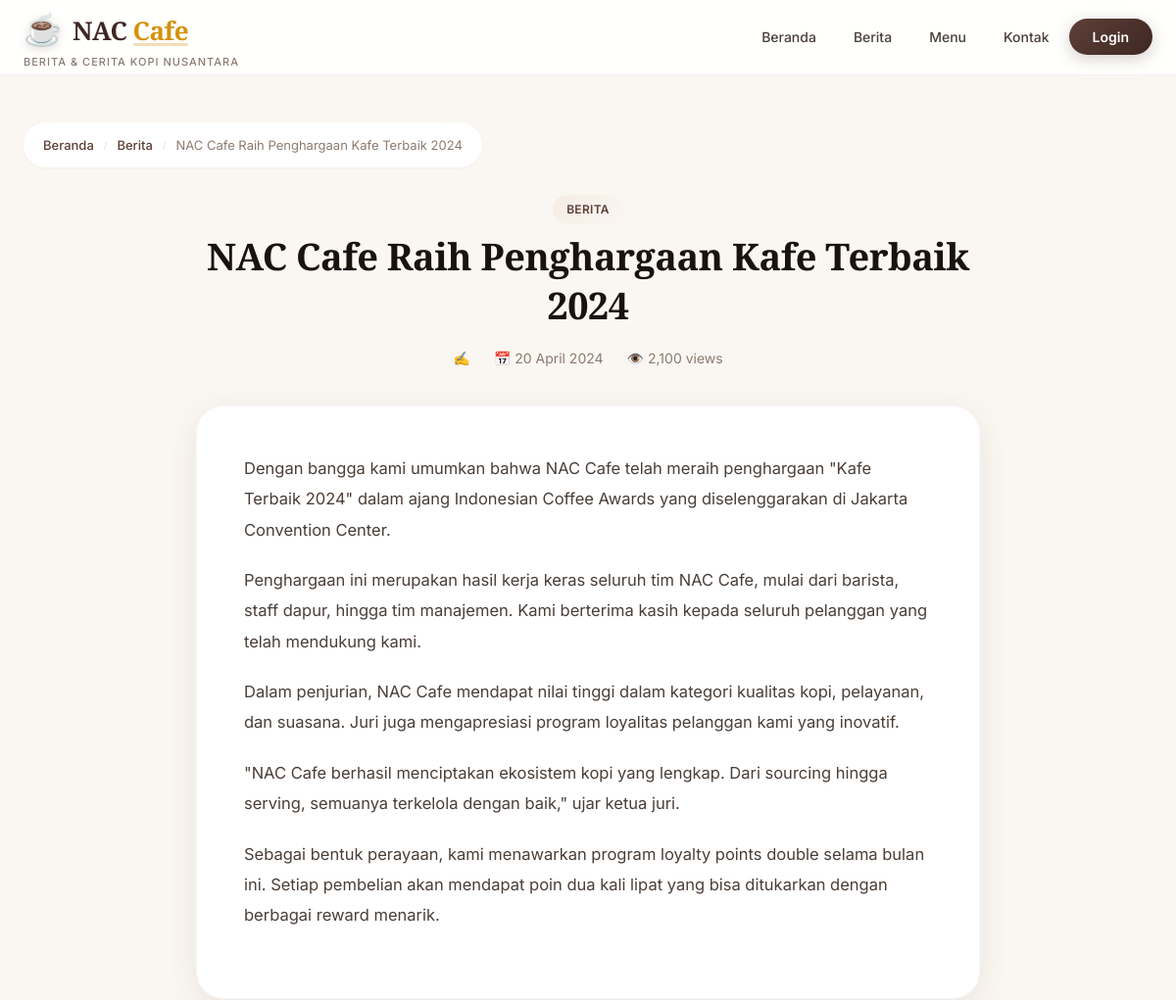
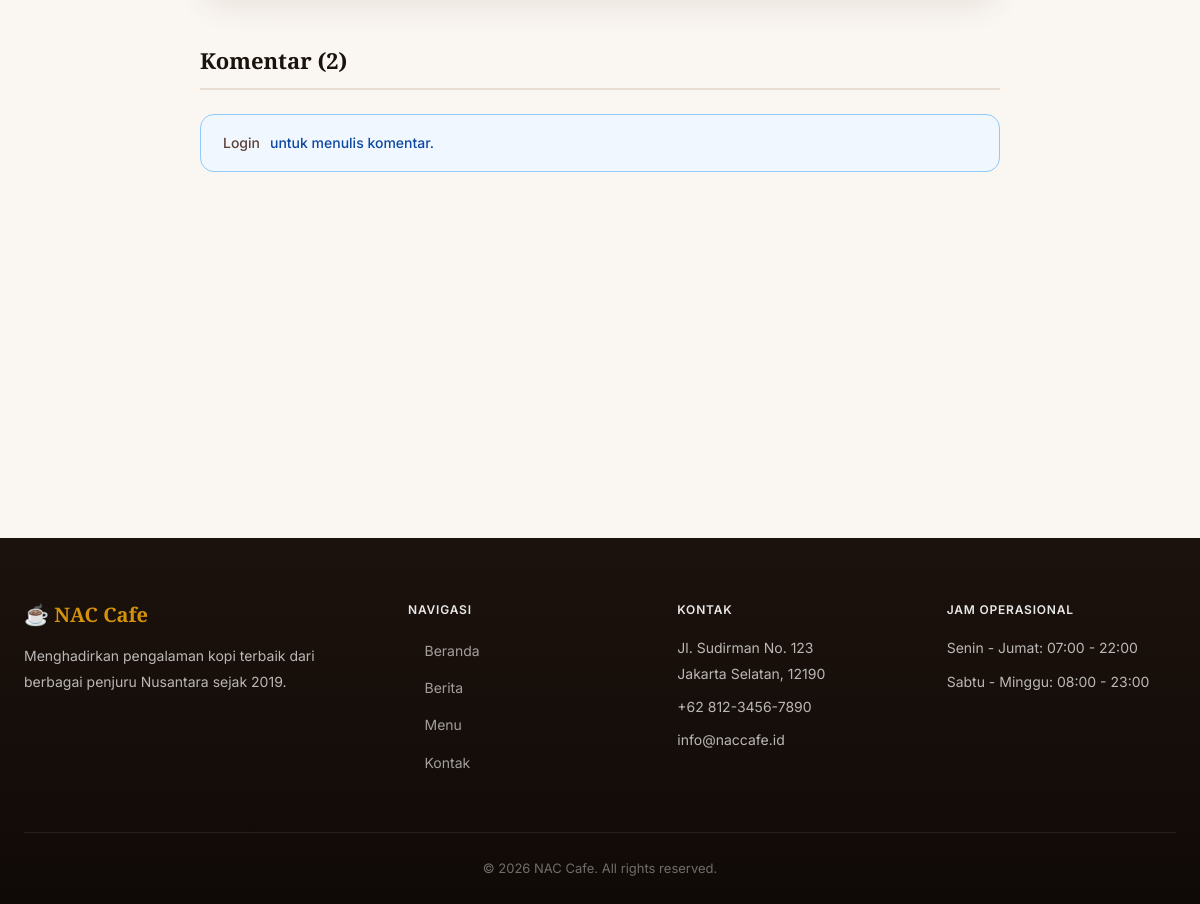
Page /cafe_nac/src/article.php?id=4 on the committed database (2 pictures, top to bottom).
### tables this page shows
CREATE TABLE IF NOT EXISTS `articles` (
    `id` INT AUTO_INCREMENT PRIMARY KEY,
    `title` VARCHAR(255) NOT NULL,
    `slug` VARCHAR(255) NOT NULL,
    `content` TEXT NOT NULL,
    `excerpt` TEXT,
    `author_id` INT,
    `category` VARCHAR(50),
    `image` VARCHAR(255),
    `views` INT DEFAULT 0,
    `published` TINYINT(1) DEFAULT 1,
    `published_at` TIMESTAMP DEFAULT CURRENT_TIMESTAMP,
    `created_at` TIMESTAMP DEFAULT CURRENT_TIMESTAMP,
    FOREIGN KEY (`author_id`) REFERENCES `users`(`id`) ON DELETE SET NULL
);

### cafe_nac/src/includes/functions.php (called while the page is built, shortened)
<?php
function is_logged_in() {
    return isset($_SESSION['user_id']);
}
function safe_output($str) {
    return htmlspecialchars($str, ENT_QUOTES, 'UTF-8');
}
function format_date($date) {
    $months = [
        1 => 'Januari', 2 => 'Februari', 3 => 'Maret', 4 => 'April',
        5 => 'Mei', 6 => 'Juni', 7 => 'Juli', 8 => 'Agustus',
        9 => 'September', 10 => 'Oktober', 11 => 'November', 12 => 'Desember'
    ];
    $ts = strtotime($date);
    $day = date('d', $ts);
    $month = $months[(int)date('m', $ts)];
    $year = date('Y', $ts);
    return "$day $month $year";
}

### cafe_nac/src/article.php (the view, shortened to what this page needs)
<?php
require_once __DIR__ . '/includes/functions.php';
$article_id = (int)($_GET['id'] ?? 0);
$stmt = $pdo->prepare("SELECT a.*, u.full_name as author_name FROM articles a LEFT JOIN users u ON a.author_id = u.id WHERE a.id = ? AND a.published = 1");
$stmt->execute([$article_id]);
$article = $stmt->fetch();
$pdo->prepare("UPDATE articles SET views = views + 1 WHERE id = ?")->execute([$article_id]);
$stmt = $pdo->prepare("SELECT * FROM comments WHERE article_id = ? ORDER BY created_at DESC");
$stmt->execute([$article_id]);
$comments = $stmt->fetchAll();
require_once __DIR__ . '/includes/header.php';
?>
<div class="container">
    <div class="breadcrumb">
        <a href="/">Beranda</a>
        <span class="separator">/</span>
        <a href="/news.php">Berita</a>
        <span class="separator">/</span>
        <span><?= safe_output($article['title']) ?></span>
    </div>
    <div class="article-detail">
        <div class="article-header">
            <span class="card-category"><?= safe_output($article['category']) ?></span>
            <h1><?= safe_output($article['title']) ?></h1>
            <div class="article-meta">
                <span>✍️ <?= safe_output($article['author_name']) ?></span>
                <span>📅 <?= format_date($article['published_at']) ?></span>
                <span>👁️ <?= number_format($article['views']) ?> views</span>
            </div>
        </div>
        <div class="article-content">
            <?= $article['content'] ?>
        </div>
    </div>
    <div class="comments-section">
        <h3>Komentar (<?= count($comments) ?>)</h3>
        <?php if (is_logged_in()): ?>
        <div class="comment-form">
            <h4>Tulis Komentar</h4>
            <form method="POST" id="commentForm">
                <div class="form-group">
                    <textarea name="content" placeholder="Tulis komentar Anda..." rows="4" required></textarea>
                </div>
                <button type="submit" class="btn-primary">Kirim Komentar</button>
            </form>
        </div>
        <?php else: ?>
        <div class="alert alert-info">
            <a href="/login.php">Login</a> untuk menulis komentar.
        </div>
        <?php endif; ?>
    </div>
</div>
<?php require_once __DIR__ . '/includes/footer.php'; ?>

### cafe_nac/src/assets/css/style.css (style rules this page uses)
:root { --primary: #5D4037; --primary-dark: #3E2723; --primary-light: #8D6E63; --primary-rgb: 93, 64, 55; --accent: #D4920B; --accent-light: #F5B731; --accent-dark: #B07A09; --accent-rgb: 212, 146, 11; --bg-cream: #FAF6F1; --bg-warm: #F5EDE4; --bg-white: #FFFFFF; --bg-dark: #1C120D; --bg-dark-card: #2A1F18; --text-dark: #1A120D; --text-body: #4A3F38; --text-light: #8C7B70; --text-white: #FFFFFF; --border: #E8DDD3; --border-light: #F0E8DE; --shadow-xs: 0 1px 3px rgba(var(--primary-rgb), 0.04); --shadow: 0 2px 12px rgba(var(--primary-rgb), 0.06); --shadow-md: 0 8px 30px rgba(var(--primary-rgb), 0.1); --shadow-lg: 0 16px 50px rgba(var(--primary-rgb), 0.14); --shadow-xl: 0 24px 60px rgba(var(--primary-rgb), 0.18); --shadow-accent: 0 6px 24px rgba(var(--accent-rgb), 0.25); --radius: 10px; --radius-md: 14px; --radius-lg: 20px; --radius-xl: 28px; --transition: 0.3s cubic-bezier(0.4, 0, 0.2, 1); --transition-slow: 0.5s cubic-bezier(0.4, 0, 0.2, 1); --max-width: 1200px; --header-height: 76px; --font-sans: 'Inter', -apple-system, BlinkMacSystemFont, 'Segoe UI', sans-serif; --font-serif: 'Playfair Display', Georgia, 'Times New Roman', serif; }
*, *::before, *::after { margin: 0; padding: 0; box-sizing: border-box; }
html { scroll-behavior: smooth; font-size: 16px; -webkit-font-smoothing: antialiased; -moz-osx-font-smoothing: grayscale; }
body { font-family: var(--font-sans); background: var(--bg-cream); color: var(--text-body); line-height: 1.7; min-height: 100vh; display: flex; flex-direction: column; overflow-x: hidden; }
a { color: var(--primary); text-decoration: none; transition: color var(--transition); }
h1, h2, h3, h4, h5 { font-family: var(--font-serif); color: var(--text-dark); line-height: 1.25; font-weight: 700; }
.container { width: 100%; max-width: var(--max-width); margin: 0 auto; padding: 0 24px; }
.card-category { display: inline-block; background: linear-gradient(135deg, var(--bg-warm), var(--bg-cream)); color: var(--primary); padding: 5px 14px; border-radius: 50px; font-size: 12px; font-weight: 600; letter-spacing: 0.3px; text-transform: uppercase; margin-bottom: 8px; }
.article-detail { max-width: 800px; margin: 0 auto; }
.article-header { text-align: center; margin-bottom: 36px; animation: fadeInUp 0.6s ease both; }
.article-header h1 { font-size: 38px; margin-bottom: 18px; letter-spacing: -0.5px; line-height: 1.3; }
.article-meta { display: flex; justify-content: center; gap: 24px; color: var(--text-light); font-size: 14px; flex-wrap: wrap; }
.article-meta span { display: flex; align-items: center; gap: 4px; }
.article-content { background: var(--bg-white); padding: 48px; border-radius: var(--radius-xl); box-shadow: var(--shadow-md); line-height: 1.9; font-size: 16.5px; border: 1px solid rgba(var(--primary-rgb), 0.04); animation: fadeInUp 0.6s ease 0.15s both; }
.article-content p { margin-bottom: 20px; }
.comments-section { max-width: 800px; margin: 48px auto 0; animation: fadeInUp 0.6s ease 0.3s both; }
.comments-section h3 { font-size: 22px; margin-bottom: 24px; padding-bottom: 14px; border-bottom: 2px solid var(--border); display: flex; align-items: center; gap: 8px; }
.alert { padding: 16px 22px; border-radius: var(--radius-md); margin-bottom: 20px; font-size: 14px; font-weight: 500; display: flex; align-items: center; gap: 10px; border: 1px solid; }
.alert-info { background: #F0F7FF; color: #0D47A1; border-color: #90CAF9; }
.breadcrumb { display: flex; gap: 10px; align-items: center; font-size: 13px; color: var(--text-light); margin-bottom: 28px; padding: 12px 20px; background: var(--bg-white); border-radius: 50px; box-shadow: var(--shadow-xs); width: fit-content; }
.breadcrumb a { color: var(--primary); font-weight: 500; transition: color var(--transition); }
.breadcrumb .separator { color: var(--border); font-size: 10px; }

### rows in the picture
articles: title "NAC Cafe Raih Penghargaan Kafe Terbaik 2024", category "BERITA", published_at "20 April 2024", views "2,100", content "Dengan bangga kami umumkan bahwa NAC Cafe telah meraih penghargaan \"Kafe Terbaik 2024\" dalam ajang Indonesian Coffee Awards yang diselenggarakan di Jakarta Convention Center. Penghargaan ini merupakan hasil kerja keras seluruh tim NAC Cafe, mulai dari barista, staff dapur, hingga tim manajemen. Kami berterima kasih kepada seluruh pelanggan yang telah mendukung kami. Dalam penjurian, NAC Cafe mendapat nilai tinggi dalam kategori kualitas kopi, pelayanan, dan suasana. Juri juga mengapresiasi program loyalitas pelanggan kami yang inovatif. \"NAC Cafe berhasil menciptakan ekosistem kopi yang lengkap. Dari sourcing hingga serving, semuanya terkelola dengan baik,\" ujar ketua juri. Sebagai bentuk…"

### other values in the picture
count($comments) "2"
